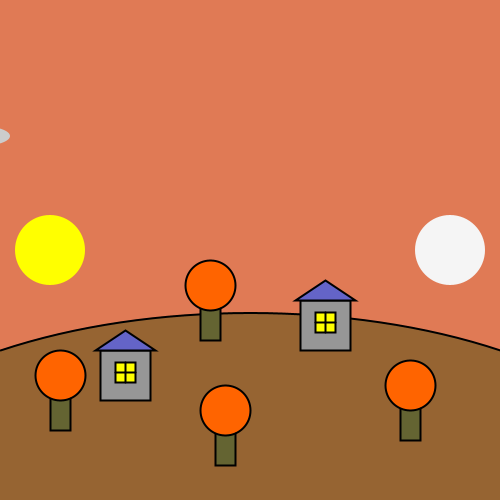
Frame 1 (no input)
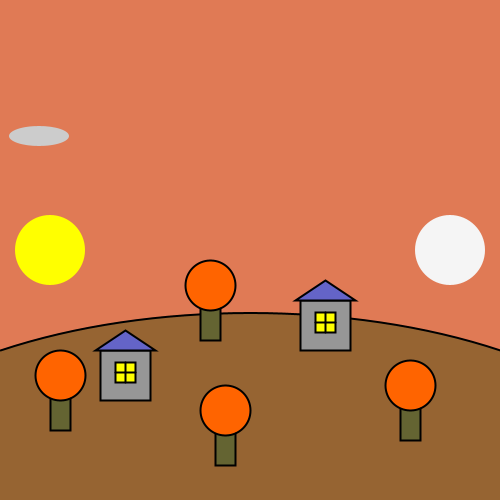
Frame 60 (the mouse pressed at the canvas centre just before this capture)
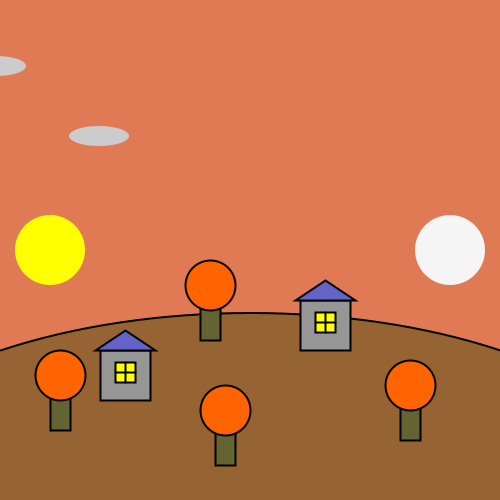
Frame 120 (the mouse held since frame 60 and released just before this capture)

The Processing sketch that drew these frames (run headless with seeded random() and noise(); from frame 60 on, the mouse is pressed at the canvas centre):

// Processing sketch: Season_Animation
// ── Season_Animation.pde
//***************************************************************************************************************
// Program Name:  Season_Animation
// Author:  Tristan Morse
// Date:  10/11/16
// Class:  Intro to Programming with Media Application
// Version:  0.1
// Purpose:  An animation of a day and night cycle depicted in the fall season.
// Comments: 
//***************************************************************************************************************

//Defining the Sun
void sun(float sX, float sY) {
  noStroke();
  fill(255,255,0);
  ellipse(sX, sY, 70,70);
}

//Defining the Moon
void moon(float mX, float mY) {
  noStroke();
  fill(245);
  ellipse(mX, mY, 70, 70);
}

//Defining the Tree
void tree(float tX, float tY) {
  fill(100,100,50);                                                      //Trunk
  rect(tX, tY, 20, 40);  
  
  fill(255,100,0);                                                       //Leaves
  ellipse(tX+10, tY-15, 50 , 50);                                        
}

//Defining the Window for the House
void window(float wX, float wY) {
  fill(255, 255, 0);                                                    //Lighting
  rect(wX, wY, 20, 20);
  
  fill(0);                                                              //Window cross-sections
  line(wX+10, wY, wX+10, wY+20);
  line(wX, wY+10, wX+20, wY+10);
}

//Defining the House
void house(float posnX, float posnY) {
  fill(150);                                                           //Body of House
  stroke(0);
  rect(posnX, posnY, 50, 50);                                          
  
  fill(100, 100, 200);                                                 //Roof of house
  triangle(posnX-5, posnY, posnX+55, posnY, posnX+25, posnY-20);       
  
  window(posnX+15, posnY+12);                                          //Puttin' on the Window
}

//Defining the static landscape
void landscape() {
  noStroke();                                                          //Rectangle to fill in the landscape
  fill(150, 100, 50); 
  rect(0, height-150, width, 150);
  
  strokeWeight(2);                                                     //Bezier curve to make the planet round! (It isn't flat, right?)
  stroke(0);
  bezier(0, height-150, 150, height-200, width-150, height-200, width, height-150);
}

//Setting Global Constants
int counter;
int starCounter;
int cloudx1, cloudx2, cloudx3, cloudx4, cloudx5;
int cloudy1, cloudy2, cloudy3, cloudy4, cloudy5;

//Setup Function to assign static values for Draw
void setup() {
  size(500,500);
  smooth();
  counter = 0;
  
  //Assigning starting coordinate values to the clouds
  cloudx1 = -20;
  cloudx2 = -123;
  cloudx3 = -218;
  cloudx4 = -329;
  cloudx5 = -399;
  
  cloudy1 = (int) random(20, 200);
  cloudy2 = (int) random(20, 200);
  cloudy3 = (int) random(20, 200);
  cloudy4 = (int) random(20, 200);
  cloudy5 = (int) random(20, 200);

}

//Draw Function to draw on the static scene and animate the moving components
void draw() {
  
  //The lovely morning, noon, evening, and night transition
  if (counter < 300) {
    background(224,122,85);                                        //Morning
    sun(50, height/2);
    moon(width-50, height/2);
  } else if (counter > 300 && counter < 600){
    background(20, 100, 200);                                      //Noon
    sun(width/2, 50);
  } else if (counter > 600 && counter < 900) {
    background(224,122,85);                                        //Twilight
    sun(width - 50, height/2);
    moon(50, height/2);
  } else {
    background(0);                                                 //Night
    moon(width/2, 50);
  }
  
  //Counter reset 'if' statement
  counter++;
  if (counter == 1200) {
    counter = 0;
  }
  
  //Static landscape with houses and happy, little trees
  landscape();
  house(300,300);
  house(100, 350);
  tree(200, 300);
  tree(400, 400);
  tree(215, 425);
  tree(50, 390);
  
  //Physical Clouds
  noStroke();
  fill(204);
  ellipse(cloudx1, cloudy1, 60, 20);                              //Cloud 1
  ellipse(cloudx2, cloudy2, 60, 20);                              //Cloud 2
  ellipse(cloudx3, cloudy3, 60, 20);                              //Cloud 3
  ellipse(cloudx4, cloudy4, 60, 20);                              //Cloud 4
  ellipse(cloudx5, cloudy5, 60, 20);                              //Cloud 5
  
  //Cloud speeds
  cloudx1 += 1;
  cloudx2 += 1;
  cloudx3 += 1;
  cloudx4 += 1;
  cloudx5 += 1;
  
  //Cloud 'loop-around' statements
  
  //Cloud 1
  if(cloudx1 > width + 20) {
    cloudx1 = (int) random(-200, 0);
    cloudy1 = (int) random(20, 200);
  }
  
  //Cloud 2
  if(cloudx2 > width + 20) {
    cloudx2 = (int) random(-200, -20);
    cloudy2 = (int) random(20, 200);
  }
  
  //Cloud 3
  if(cloudx3 > width + 20) {
    cloudx3 = (int) random(-200, -40);
    cloudy3 = (int) random(20, 200);
  }
  
  //Cloud 4
  if(cloudx4 > width + 20) {
    cloudx4 = (int) random(-200, -60);
    cloudy4 = (int) random(20, 200);
  }
  
  //Cloud 5... but where's cloud 9?
  if(cloudx5 > width + 20) {
    cloudx5 = (int) random(-200, -80);
    cloudy5 = (int) random(20, 200);
  }
}

void keyPressed() {
  if(key == 'p') {
    noLoop();
  } else if(key == 'r') {
    loop();
  }
}
